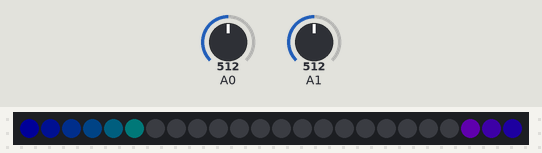
This sketch was run on a simulated Arduino Uno, built with avr-gcc and run on an emulated ATmega328P. Parts: 24 RGB LEDs in strip order, left to right. Inputs (shaded band) come from the test bench; at power-on: A0 = 512, A1 = 512. Dim RGB values are drawn brighter than linear; random numbers use the default seed unless the sketch sets one.

Above: at 1.26 s.
1.3 s: A0 set to 0
At 1.8 s:
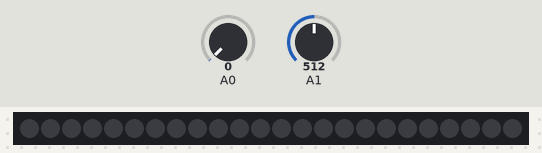
2.8 s: A0 set to 122
At 2.96 s:
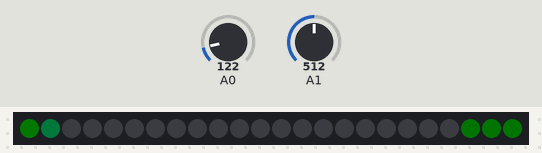
5.2 s: A0 set to 1023
At 5.37 s:
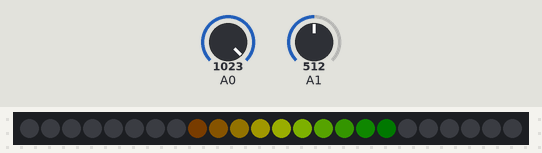
8.2 s: A0 set to 511
At 8.37 s:
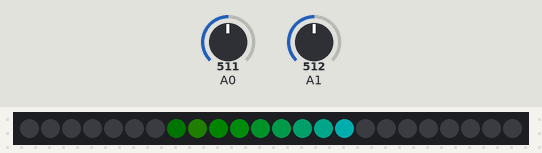
11.2 s: A0 set to 716
At 11.38 s:
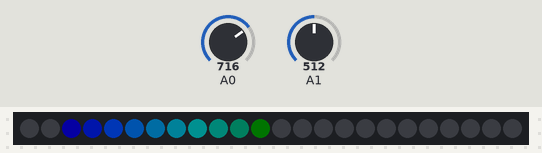
14.2 s: A0 set to 306
At 14.38 s:
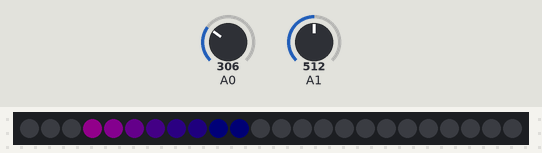

The sketch:

GBRing.ino
```cpp
#include <Adafruit_NeoPixel.h>

#define LED_PIN    2
#define pix 24

#define NEOspeed 18         //milliseconds until the next neopixel is in front. (lower is faster)
//#define NEOtail  45         //length of fading tail (must be below pix count)
#define NEOtail  (analogRead(1)/(1024/pix))         //length of fading tail (must be below pix count)
#define NEOcolor 0          //0-1023
#define NEOcolorChange 5   //milliseconds until color change increment (lower is faster)
#define NEOcolorIncrement 2 //color change increment (set it to 0 for no color change)
#define NEOcolorFade 30     //color difference along the tail

//#define NEObrightness 255      //0-255
#define NEObrightness (analogRead(0)/4)  //or you can use a knob to control brightness

#define NEOdirection 1   // -1 for other direction

Adafruit_NeoPixel strip(pix, LED_PIN, NEO_GRB + NEO_KHZ800);

int tail;
int dir;

void setup() {
  dir=NEOdirection;
  strip.begin();
  strip.show();
  tail=min(NEOtail,pix)-1;
}

long unsigned timer;
long unsigned speedTimer;
long unsigned colorFadeTimer;
long unsigned dirTimer;

int color=NEOcolor;
int pixel=0;

void loop() {
  timer=millis();

  if(timer>speedTimer){
    pixel=(pixel+pix+dir);
    pixel%=pix;
    for(int a=0;a<tail;a++){
      setPixel((pixel+pix)+(a*dir),color+(a*NEOcolorFade),(((255/tail)*a)*NEObrightness)/255);
    }
    strip.show();
    for(int a=0;a<pix;a++){
      strip.setPixelColor(a,0,0,0);
    }
    speedTimer+=NEOspeed;
  }

  if(timer>colorFadeTimer){
    color+=NEOcolorIncrement;
    color%=1024;
    colorFadeTimer+=NEOcolorChange;
  }
  if(timer>dirTimer){
    dirTimer+=random(5000)+1000;
    dir=0-dir;
  }

}


void setPixel(int pixelz,double colorz, long unsigned fadez){
  fadez*=fadez;  //these two lines turn the dimming
  fadez/=255;    //from linear to logarithmic
  pixelz%=pix;
  strip.setPixelColor(pixelz,strip.ColorHSV(colorz*64,255,fadez));
}
```

Measured:
- after the input at 2.8 s, the LEDs: change at once (image 2)
